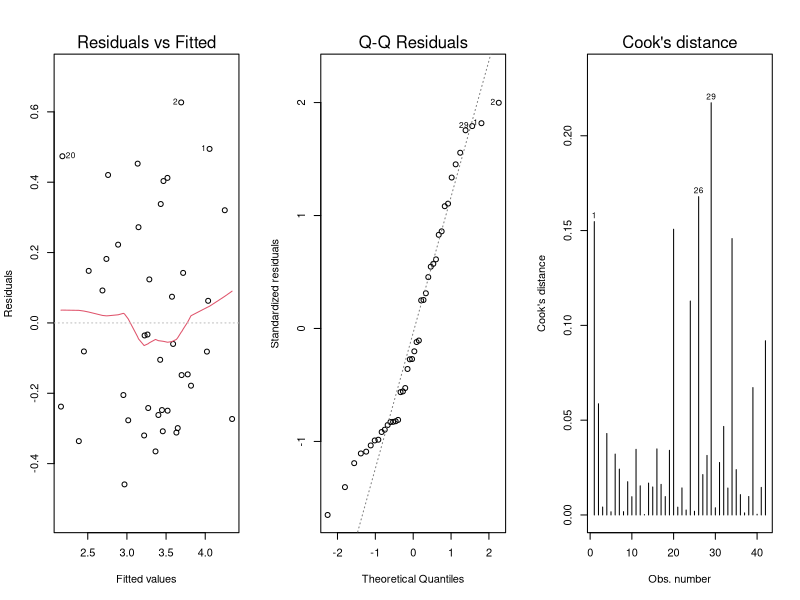
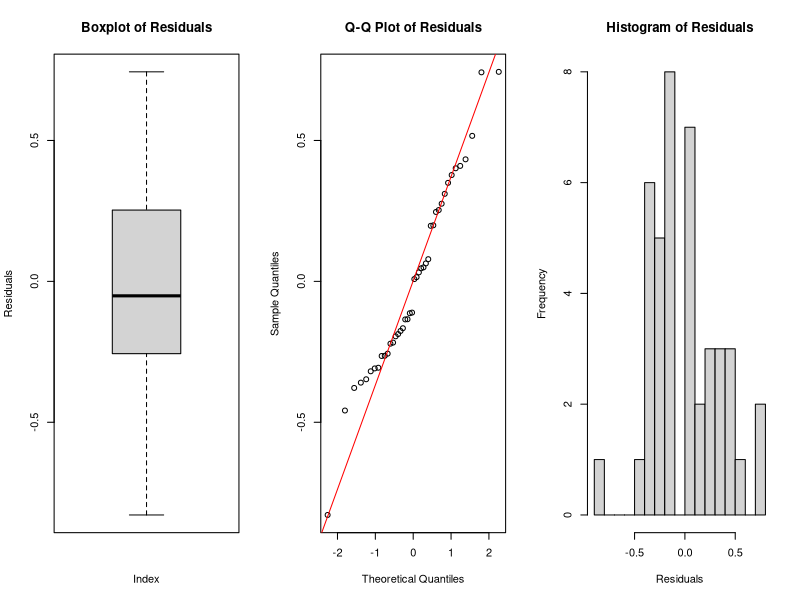
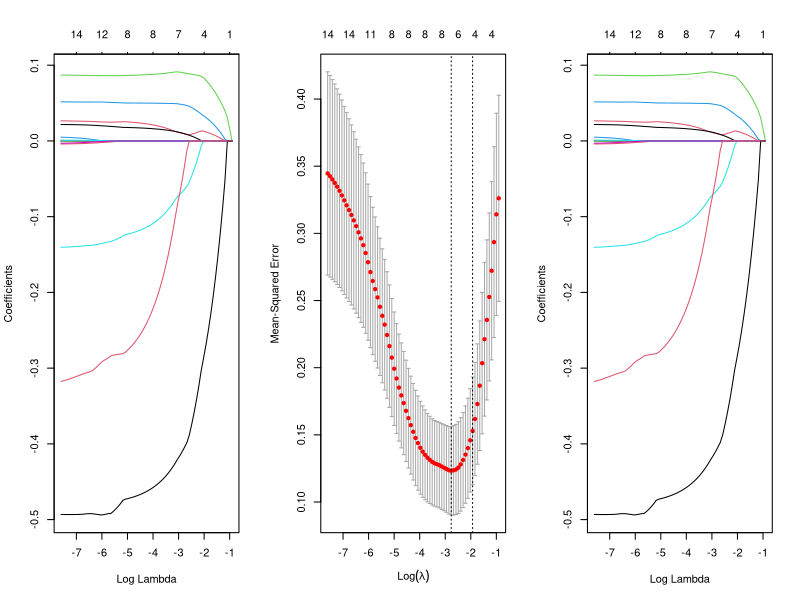
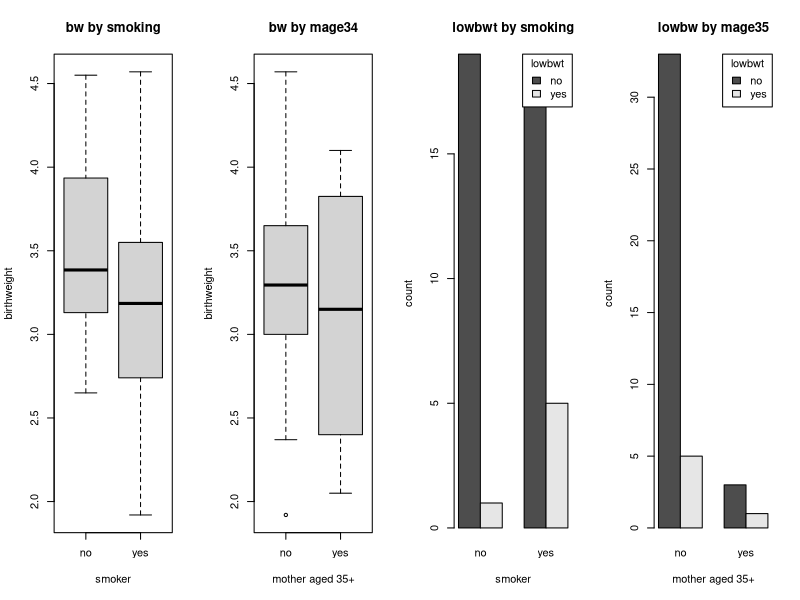

These charts were generated, in order, by the following R code:
## ---- chunk 1
knitr::opts_chunk$set(echo = TRUE)
set.seed(333)
library(lme4)
library(Matrix)
library(carData)
library(ggplot2)
library(glmnet)
options(digits=3)
## ---- chunk 2
birthweight_data=read.csv(file="Birthweight.csv",header=TRUE)
## ---- chunk 3
summary(birthweight_data)

# Fit a linear model
TJ_BW <- lm(Birthweight ~ Length + Headcirc + Gestation + mage + mnocig + mheight + mppwt + fage + fedyrs + fnocig + fheight, data=birthweight_data)

par(mfrow=c(1,3))
plot(TJ_BW, which=1:2)
plot(TJ_BW, which=4)# Plots for residuals, leverage, etc.

round(cooks.distance(TJ_BW),2)


## ---- chunk 4
final_model = lm(Birthweight ~ Headcirc + Gestation, data=birthweight_data)
summary(final_model)

## ---- chunk 5
residuals = residuals(final_model)
test_results_sw = shapiro.test(residuals)
cat("The p-value of the Shapiro-Wilk test is:", test_results_sw$p.value)
## ---- chunk 6
par(mfrow = c(1, 3))
boxplot(residuals, main = "Boxplot of Residuals", ylab = "Residuals", xlab = "Index")
qqnorm(residuals, main = "Q-Q Plot of Residuals")
qqline(residuals, col = "red")
hist(residuals, main = "Histogram of Residuals", xlab = "Residuals", breaks = 20)
## ---- chunk 7
fitted_values = fitted(final_model)
average_values = data.frame(
  Headcirc = mean(birthweight_data$Headcirc, na.rm = TRUE),
  Gestation = mean(birthweight_data$Gestation, na.rm = TRUE)
)

confidence_intervals = predict(final_model, newdata = average_values, interval =
                                 "confidence", level = 0.95)

prediction_intervals = predict(final_model, newdata = average_values, interval = 
                                 "prediction", level = 0.95)

print(fitted_values)
print("95% Confidence Intervals for the Mean Response:")
print(confidence_intervals)
print("95% Prediction Intervals for a New Observation:")
print(prediction_intervals)
## ---- chunk 8
x=as.matrix(birthweight_data[,-3]) # remove the response variable
y=as.double(as.matrix(birthweight_data[,3])) # only the response variable
train=sample(1:nrow(x),0.67*nrow(x)) # train by using 2/3 of the data
x.train=x[train,]; y.train=y[train] # data to train
x.test=x[-train,]; y.test=y[-train] # data to test the prediction quality
lasso.mod=glmnet(x.train,y.train,alpha=1)
cv.lasso=cv.glmnet(x.train,y.train,alpha=1,type.measure='mse')
plot(lasso.mod,label=T,xvar="lambda") # have a look at the lasso path
plot(cv.lasso) # the best lambda by cross-validation
plot(cv.lasso$glmnet.fit,xvar="lambda",label=T)
lambda.min=cv.lasso$lambda.min; lambda.1se=cv.lasso$lambda.1se
coef(lasso.mod,s=cv.lasso$lambda.1se) # beta’s for the best lambda
y.pred=predict(lasso.mod,s=lambda.1se,newx=x.test) # predict for test
mse.lasso=mean((y.test-y.pred)^2) # mse for the predicted test rows
new_model = lm(Birthweight ~ Length + Headcirc + Gestation + lowbwt, data=birthweight_data)
summary(new_model)
summary(final_model)
## ---- chunk 9
summary(new_model)
summary(final_model)
## ---- chunk 10
par(mfrow = c(1, 4))

# Boxplot for Birthweight by Smoking Status
boxplot(birthweight_data$Birthweight ~ birthweight_data$smoker, 
        main = "bw by smoking", 
        xlab = "smoker", ylab = "birthweight", 
        names = c("no", "yes"))

# Boxplot for Birthweight by Mother's Age
boxplot(birthweight_data$Birthweight ~ birthweight_data$mage35, 
        main = "bw by mage34", 
        xlab = "mother aged 35+", ylab = "birthweight", 
        names = c("no", "yes"))

# Barplot for Low Birthweight by Smoking Status
smoker_lowbwt <- table(birthweight_data$lowbwt, birthweight_data$smoker)
barplot(smoker_lowbwt, beside = TRUE, 
        main = "lowbwt by smoking", 
        xlab = "smoker", ylab = "count", 
        names.arg = c("no", "yes"), 
        legend.text = c("no", "yes"), 
        args.legend = list(title = "lowbwt", x = "topright"))

# Barplot for Low Birthweight by Mother's Age
mage35_lowbwt <- table(birthweight_data$lowbwt, birthweight_data$mage35)
barplot(mage35_lowbwt, beside = TRUE, 
        main = "lowbw by mage35", 
        xlab = "mother aged 35+", ylab = "count", 
        names.arg = c("no", "yes"), 
        legend.text = c("no", "yes"), 
        args.legend = list(title = "lowbwt", x = "topright"))
## ---- chunk 11
TJ_LOWBWT <- glm(lowbwt ~ Gestation + mage35 + smoker, data = birthweight_data, family = binomial)
drop1(TJ_LOWBWT, test="Chisq")
TJ_LOWBWT2 <- glm(lowbwt ~ Gestation + smoker, data = birthweight_data, family = binomial)
drop1(TJ_LOWBWT2, test="Chisq")
exp(coef(TJ_LOWBWT2))
## ---- chunk 12
model_gestation_smoker = glm(lowbwt ~ Gestation * smoker, data = birthweight_data, family = binomial)
anova_gestation_smoker <- anova(model_gestation_smoker, test="Chisq")
p_value_gestation_smoker <- anova_gestation_smoker["Gestation:smoker", "Pr(>Chi)"]

model_gestation_mage35 = glm(lowbwt ~ Gestation * mage35, data = birthweight_data, family = binomial)
anova_gestation_mage35 <- anova(model_gestation_mage35, test="Chisq")
p_value_gestation_mage35 <- anova_gestation_mage35["Gestation:mage35", "Pr(>Chi)"]

print(paste("P-value for Gestation:smoker interaction:", p_value_gestation_smoker))
print(paste("P-value for Gestation:mage35 interaction:", p_value_gestation_mage35))

## ---- chunk 13
model_g <- glm(lowbwt ~ Gestation + smoker, data = birthweight_data, family="binomial")

new_data <- data.frame(Gestation = c(40, 40),
                       smoker = c(0, 1))
probabilities <- predict(model_g, newdata = new_data, type = "response")
print(probabilities)
## ---- chunk 14
contingency_table <- table(birthweight_data$lowbwt, birthweight_data$smoker)
chi_squared_result <- chisq.test(contingency_table)
print(chi_squared_result)
## ---- chunk 15
awards_data=read.table(file="awards.txt",header=TRUE)
## ---- chunk 16
awards_data$prog = factor(awards_data$prog)
model = glm(num_awards ~ prog, family = poisson(link = "log"), data = awards_data)
summary(model)

new_data = data.frame(prog = factor(c(1, 2, 3)))
predicted_awards = predict(model, newdata = new_data, type = "response")

print(predicted_awards)
## ---- chunk 17
kruskal_test_result = kruskal.test(num_awards ~ prog, data = awards_data)
cat("The p-value of the Shapiro-Wilk test is:", kruskal_test_result$p.value)
## ---- chunk 18
awardsinteractionmath = glm(num_awards ~ factor(prog)*math, family="poisson", data=awards_data)
summary(awardsinteractionmath)

awardsmath = glm(num_awards ~ factor(prog)+math, family="poisson", data=awards_data)
summary(awardsmath)

# Create a new data frame for prediction with prog as numeric 1, 2, 3
new_data = data.frame(prog = factor(c(1, 2, 3), levels = c(1, 2, 3)),
                       math = 56)

# Predict the number of awards using the model
predictions = predict(awardsmath, newdata=new_data, type="response")

# Add predictions to the new_data dataframe for easy viewing
new_data$predicted_awards = predictions
print(new_data)
